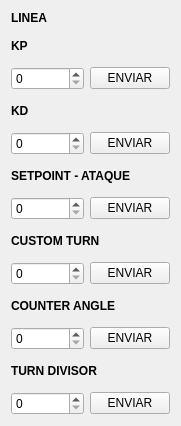
     <widget class="QWidget" name="layoutWidget">
      <property name="geometry">
       <rect>
        <x>580</x>
        <y>20</y>
        <width>181</width>
        <height>426</height>
       </rect>
      </property>
      <layout class="QVBoxLayout" name="verticalLayout_16" stretch="0,2">
       <item>
        <widget class="QLabel" name="label_sensors_10">
         <property name="font">
          <font>
           <bold>true</bold>
          </font>
         </property>
         <property name="text">
          <string>LINEA</string>
         </property>
        </widget>
       </item>
       <item>
        <layout class="QVBoxLayout" name="verticalLayout_7">
         <item>
          <layout class="QVBoxLayout" name="verticalLayout_22">
           <item>
            <widget class="QLabel" name="label_sensors_11">
             <property name="font">
              <font>
               <bold>true</bold>
              </font>
             </property>
             <property name="text">
              <string>KP</string>
             </property>
            </widget>
           </item>
           <item>
            <layout class="QHBoxLayout" name="horizontalLayout_12" stretch="0,0">
             <item>
              <widget class="QSpinBox" name="setLineKp"/>
             </item>
             <item>
              <widget class="QPushButton" name="sendLineKp">
               <property name="text">
                <string>ENVIAR</string>
               </property>
              </widget>
             </item>
            </layout>
           </item>
          </layout>
         </item>
         <item>
          <layout class="QVBoxLayout" name="verticalLayout_6">
           <item>
            <widget class="QLabel" name="label_sensors_12">
             <property name="font">
              <font>
               <bold>true</bold>
              </font>
             </property>
             <property name="text">
              <string>KD</string>
             </property>
            </widget>
           </item>
           <item>
            <layout class="QHBoxLayout" name="horizontalLayout_13">
             <item>
              <widget class="QSpinBox" name="setLineKd"/>
             </item>
             <item>
              <widget class="QPushButton" name="sendLineKd">
               <property name="text">
                <string>ENVIAR</string>
               </property>
              </widget>
             </item>
            </layout>
           </item>
          </layout>
         </item>
         <item>
          <layout class="QVBoxLayout" name="verticalLayout_8">
           <item>
            <widget class="QLabel" name="label_sensors_15">
             <property name="font">
              <font>
               <bold>true</bold>
              </font>
             </property>
             <property name="text">
              <string>SETPOINT - ATAQUE</string>
             </property>
            </widget>
           </item>
           <item>
            <layout class="QHBoxLayout" name="horizontalLayout_16">
             <item>
              <widget class="QSpinBox" name="setAttackSetpoint"/>
             </item>
             <item>
              <widget class="QPushButton" name="sendAttackSetpoint">
               <property name="text">
                <string>ENVIAR</string>
               </property>
              </widget>
             </item>
            </layout>
           </item>
          </layout>
         </item>
         <item>
          <layout class="QVBoxLayout" name="verticalLayout_27">
           <item>
            <widget class="QLabel" name="label_sensors_23">
             <property name="font">
              <font>
               <bold>true</bold>
              </font>
             </property>
             <property name="text">
              <string>CUSTOM TURN</string>
             </property>
            </widget>
           </item>
           <item>
            <layout class="QHBoxLayout" name="horizontalLayout_24">
             <item>
              <widget class="QSpinBox" name="setCustomTurn"/>
             </item>
             <item>
              <widget class="QPushButton" name="sendCustomTurn">
               <property name="text">
                <string>ENVIAR</string>
               </property>
              </widget>
             </item>
            </layout>
           </item>
          </layout>
         </item>
         <item>
          <layout class="QVBoxLayout" name="verticalLayout_15">
           <item>
            <widget class="QLabel" name="label_sensors_22">
             <property name="font">
              <font>
               <bold>true</bold>
              </font>
             </property>
             <property name="text">
              <string>COUNTER ANGLE</string>
             </property>
            </widget>
           </item>
           <item>
            <layout class="QHBoxLayout" name="horizontalLayout_23">
             <item>
              <widget class="QSpinBox" name="setCounterAngle"/>
             </item>
             <item>
              <widget class="QPushButton" name="sendCounterAngle">
               <property name="text">
                <string>ENVIAR</string>
               </property>
              </widget>
             </item>
            </layout>
           </item>
          </layout>
         </item>
         <item>
          <layout class="QVBoxLayout" name="verticalLayout_TurnDivisor">
           <item>
            <widget class="QLabel" name="label_turnDivisor">
             <property name="font">
              <font>
               <bold>true</bold>
              </font>
             </property>
             <property name="text">
              <string>TURN DIVISOR</string>
             </property>
            </widget>
           </item>
           <item>
            <layout class="QHBoxLayout" name="horizontalLayout_turnDivisor">
             <item>
              <widget class="QSpinBox" name="setTurnDivisor"/>
             </item>
             <item>
              <widget class="QPushButton" name="sendTurnDivisor">
               <property name="text">
                <string>ENVIAR</string>
               </property>
              </widget>
             </item>
            </layout>
           </item>
          </layout>
         </item>
        </layout>
       </item>
      </layout>
     </widget>
